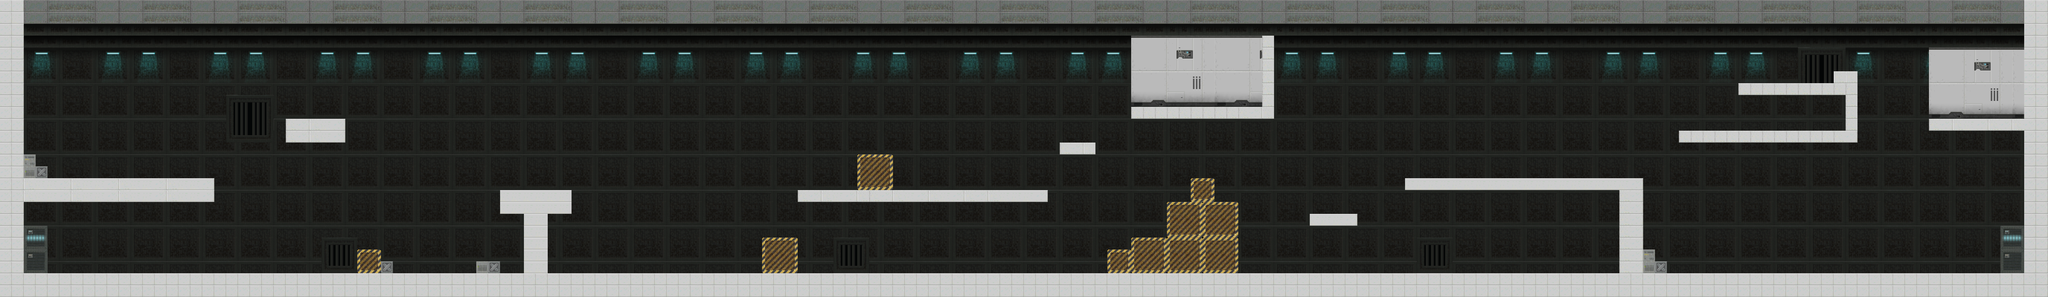

The image is a tile-based game level rendered from a .tmx file. Its description and source (layers, tilesets, objects; grid data summarised) follow:
An orthogonal 172x25 tile map with 70x70 px tiles, 1 tile layer (Capa de Patrones 1) and 33 objects.

<map version="1.2" tiledversion="1.2.1" orientation="orthogonal" renderorder="right-down" width="172" height="25" tilewidth="70" tileheight="70" infinite="0" nextlayerid="3" nextobjectid="38">
 <tileset firstgid="1" source="scifiplatform.tsx" />
 <layer id="1" name="Capa de Patrones 1" width="172" height="25">
  <data>[4300 cells, 4300 non-empty, 207 distinct tile ids]</data>
 </layer>
 <objectgroup id="2" name="Collisions">
  <object id="1" x="0" y="0" width="140" height="1750" />
  <object id="2" x="140" y="1050" width="1120" height="140" />
  <object id="3" x="140" y="910" width="70" height="140" />
  <object id="4" x="210" y="980" width="70" height="70" />
  <object id="6" x="1680" y="700" width="350" height="140" />
  <object id="7" x="2100" y="1470" width="140" height="140" />
  <object id="8" x="2240" y="1540" width="70" height="70" />
  <object id="9" x="140" y="1610" width="11760" height="140" />
  <object id="10" x="11900" y="0" width="140" height="1750" />
  <object id="11" x="140" y="0" width="11760" height="140" />
  <object id="13" x="2800" y="1540" width="140" height="70" />
  <object id="14" x="2940" y="1120" width="420" height="140" />
  <object id="15" x="3080" y="1260" width="140" height="350" />
  <object id="16" x="4480" y="1400" width="210" height="210" />
  <object id="17" x="4690" y="1120" width="1470" height="70" />
  <object id="18" x="5040" y="910" width="210" height="210" />
  <object id="19" x="6230" y="840" width="210" height="70" />
  <object id="20" x="6860" y="1190" width="420" height="420" />
  <object id="21" x="6650" y="1400" width="210" height="210" />
  <object id="22" x="6510" y="1470" width="140" height="140" />
  <object id="23" x="7000" y="1050" width="140" height="140" />
  <object id="24" x="6650" y="630" width="840" height="70" />
  <object id="25" x="7420" y="210" width="70" height="420" />
  <object id="26" x="7700" y="1260" width="280" height="70" />
  <object id="27" x="8260" y="1050" width="1400" height="70" />
  <object id="28" x="9520" y="1120" width="140" height="490" />
  <object id="29" x="9660" y="1470" width="70" height="140" />
  <object id="30" x="9730" y="1540" width="70" height="70" />
  <object id="31" x="9870" y="770" width="1050" height="70" />
  <object id="32" x="10850" y="490" width="70" height="280" />
  <object id="33" x="10220" y="490" width="630" height="70" />
  <object id="35" x="11340" y="700" width="560" height="70" />
  <object id="37" x="10780" y="420" width="140" height="70" />
 </objectgroup>
</map>